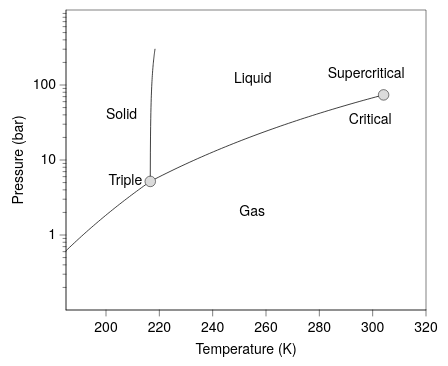

Express this chart as Vega-Lite.
### Vega-Lite specification from a JSON file in a GitHub repository (floating-point values rounded to 4 significant figures; data arrays with more than 128 entries replaced by an {"elided": "..."} marker saying what was removed)
{"background": null, "config": {"arc": {"fill": "#DBDBDB", "fillOpacity": 1.0, "innerRadius": 37.5, "padAngle": 0.03, "stroke": "black", "strokeOpacity": 1, "strokeWidth": 0.25}, "area": {"fill": "#DBDBDB", "fillOpacity": 1.0, "stroke": "black", "strokeOpacity": 1, "strokeWidth": 0.25}, "axis": {"domain": true, "domainCap": "round", "domainColor": "black", "domainWidth": 0.25, "grid": false, "gridCap": "round", "gridColor": "#F1F1F1", "gridDash": [0, 0], "gridOpacity": 1.0, "gridWidth": 0.25, "labelColor": "black", "labelFont": "Helvetica Neue", "labelFontSize": 7, "labelFontStyle": "normal", "labelFontWeight": 400, "offset": 0, "ticks": true, "tickCap": "round", "tickColor": "black", "tickRound": false, "tickSize": 3, "tickWidth": 0.25, "titleColor": "black", "titleFont": "Helvetica Neue", "titleFontSize": 7, "titleFontStyle": "normal", "titleFontWeight": 400}, "axisX": {"domain": true, "labelAlign": "center", "labelAngle": 0, "labels": true, "ticks": true, "translate": 0}, "axisY": {"domain": true, "labelAlign": "right", "labelAngle": 0, "labels": true, "ticks": true, "translate": 0}, "axisRight": {"domain": true, "labelAlign": "left", "labelAngle": 0, "labels": true, "ticks": true, "translate": 0}, "axisTop": {"domain": true, "labelAlign": "center", "labelAngle": 0, "labels": true, "ticks": true, "translate": 0}, "axisBand": {"tickOffset": 0}, "bar": {"fill": "#DBDBDB", "fillOpacity": 1.0, "stroke": "black", "strokeOpacity": 1, "strokeWidth": 0.25}, "boxplot": {"size": 13.5, "ticks": {"cornerRadius": 0.25, "fill": "black", "opacity": 1, "size": 6.75, "thickness": 0.25}, "box": {"fillOpacity": 1.0, "stroke": "black", "strokeOpacity": 1, "strokeWidth": 0.25}, "median": {"cornerRadius": 0, "fill": "black", "fillOpacity": 1.0, "opacity": 1, "size": 13.5, "thickness": 0.25}, "rule": {"fill": "black", "fillOpacity": 1.0, "size": 15.0, "stroke": "black", "strokeDash": [0, 0], "strokeOpacity": 1, "strokeWidth": 0.25}, "outliers": {"color": "black", "fill": "black", "fillOpacity": 1.0, "size": 0, "stroke": "black", "strokeOpacity": 1, "strokeWidth": 0.25}}, "circle": {"fill": "black", "fillOpacity": 1.0, "size": 0.75, "stroke": null, "strokeOpacity": 1, "strokeWidth": 0.25}, "errorband": {"band": {"fillOpacity": 0.6, "stroke": null, "strokeWidth": 0.25, "strokeOpacity": 1}, "borders": {"opacity": 0, "strokeOpacity": 0.25, "strokeWidth": 1}}, "errorbar": {"opacity": 1, "rule": {"strokeDash": [0, 0], "strokeWidth": 0.25}, "ticks": {"color": "black", "cornerRadius": 0.125, "opacity": 1, "size": 9.0, "thickness": 0.25}, "thickness": 0.25}, "font": "Helvetica Neue", "geoshape": {"fill": "#DBDBDB", "fillOpacity": 1.0, "stroke": "black", "strokeOpacity": 1, "strokeWidth": 0.25}, "header": {"labelColor": "black", "labelFont": "Helvetica Neue", "labelFontSize": 7, "labelFontStyle": "normal", "labelFontWeight": 400, "titleColor": "black", "titleFont": "Helvetica Neue", "titleFontSize": 7, "titleFontStyle": "normal", "titleFontWeight": 400, "titlePadding": 0}, "legend": {"disable": false, "offset": 4.5, "titlePadding": 4, "labelOffset": 2, "gradientLabelOffset": 2, "gradientLength": 75.0, "gradientThickness": 7.5, "gradientOpacity": 1.0, "gradientStrokeColor": "black", "gradientStrokeWidth": 0.25, "labelColor": "black", "labelFont": "Helvetica Neue", "labelFontSize": 7, "labelFontStyle": "normal", "labelFontWeight": 400, "strokeColor": "black", "strokeWidth": 0, "symbolSize": 42, "symbolStrokeColor": "black", "symbolStrokeWidth": 0.25, "titleColor": "black", "titleFont": "Helvetica Neue", "titleFontSize": 7, "titleFontStyle": "normal", "titleFontWeight": 400}, "line": {"color": "black", "stroke": "black", "strokeCap": "round", "strokeDash": [0, 0], "strokeOpacity": 1, "strokeWidth": 0.375}, "point": {"filled": true, "fill": "#DBDBDB", "fillOpacity": 1.0, "size": 7.5, "stroke": "black", "strokeOpacity": 1, "strokeWidth": 0.25}, "range": {"category": ["#C6D9F1", "#F1C9CB", "#FEF0B9", "#CEE37A", "#7AA8E0", "#E589A3", "#FDDD5D", "#68B961", "#4177B1", "#C35082", "#E5C227", "#438156"], "diverging": {"scheme": ["#C35082", "#CE6D94", "#D989A7", "#E2A4BA", "#EABFCE", "#F1DBE2", "#F6F6F6", "#D7E0EB", "#B9CBE0", "#9BB6D5", "#7DA1C9", "#5F8CBD", "#4177B1"]}, "heatmap": {"scheme": ["#32022B", "#43044D", "#4C196E", "#4D338C", "#484DA6", "#3A68BB", "#1D83CA", "#1D9CCB", "#23B5C9", "#28CDC5", "#4DE0B4", "#91EE9F"]}, "ordinal": {"scheme": ["#F1F1F1", "#DBDBDB", "#C6C6C6", "#B2B2B2", "#9D9D9D", "#898989", "#767676", "#636363", "#515151", "#404040", "#2F2F2F", "#1F1F1F"]}, "ramp": {"scheme": ["#32022B", "#43044D", "#4C196E", "#4D338C", "#484DA6", "#3A68BB", "#1D83CA", "#1D9CCB", "#23B5C9", "#28CDC5", "#4DE0B4", "#91EE9F"]}}, "rule": {"color": "black", "stroke": "black", "strokeCap": "round", "strokeDash": [2, 2], "strokeOpacity": 1, "strokeWidth": 0.25}, "scale": {"bandPaddingInner": 0.1, "bandPaddingOuter": 0.1, "round": false}, "rect": {"fill": "#DBDBDB", "fillOpacity": 1.0, "stroke": "black", "strokeOpacity": 1, "strokeWidth": 0.25}, "square": {"fill": "#DBDBDB", "fillOpacity": 1.0, "size": 15.0, "stroke": "black", "strokeOpacity": 1, "strokeWidth": 0.25}, "text": {"color": "black", "font": "Helvetica Neue", "fontSize": 7, "fontStyle": "normal", "fontWeight": 400}, "tick": {"color": "black", "cornerRadius": 0.125, "opacity": 1.0, "size": 13.5, "thickness": 0.25}, "title": {"anchor": "middle", "frame": "group", "color": "black", "font": "Helvetica Neue", "fontSize": 7, "fontStyle": "normal", "fontWeight": 400, "subtitleColor": "black", "subtitleFont": "Helvetica Neue", "subtitleFontSize": "Helvetica Neue", "subtitleFontStyle": "normal", "subtitleFontWeight": 400}, "trail": {"color": "black", "opacity": 1, "size": 0.375}, "view": {"continuousWidth": 180, "continuousHeight": 150, "discreteWidth": 180, "discreteHeight": 150, "fill": null, "stroke": "black", "strokeWidth": 0.25}}, "layer": [{"layer": [{"data": {"name": "data-8fe92955c799ebca20823ced94063bf8"}, "mark": {"type": "line"}, "encoding": {"detail": {"field": "boundary", "type": "nominal"}, "x": {"field": "T", "scale": {"domain": [185, 320], "nice": false}, "title": "Temperature (K)", "type": "quantitative"}, "y": {"axis": {"values": [1, 10, 100]}, "field": "P", "scale": {"domain": [1, 300], "nice": false, "type": "log"}, "title": "Pressure (bar)", "type": "quantitative"}}}, {"data": {"name": "data-552e38837a02bf9e1416e4e04ed8ceca"}, "mark": {"type": "point", "filled": true, "opacity": 1, "size": 28}, "encoding": {"x": {"field": "T", "type": "quantitative"}, "y": {"field": "P", "type": "quantitative"}}}, {"data": {"values": [{"__dysonsphere__": 1}]}, "mark": {"type": "text", "align": "left", "angle": 0, "baseline": "middle", "dx": 0, "dy": 0, "opacity": 1.0}, "encoding": {"text": {"value": "Solid"}, "x": {"datum": 200.0}, "y": {"datum": 40.0}}}, {"data": {"values": [{"__dysonsphere__": 1}]}, "mark": {"type": "text", "align": "left", "angle": 0, "baseline": "middle", "dx": 0, "dy": 0, "opacity": 1.0}, "encoding": {"text": {"value": "Liquid"}, "x": {"datum": 248.0}, "y": {"datum": 120.0}}}, {"data": {"values": [{"__dysonsphere__": 1}]}, "mark": {"type": "text", "align": "left", "angle": 0, "baseline": "middle", "dx": 0, "dy": 0, "opacity": 1.0}, "encoding": {"text": {"value": "Gas"}, "x": {"datum": 250.0}, "y": {"datum": 2.0}}}, {"data": {"values": [{"__dysonsphere__": 1}]}, "mark": {"type": "text", "align": "right", "angle": 0, "baseline": "middle", "dx": 0, "dy": 0, "opacity": 1.0}, "encoding": {"text": {"value": "Supercritical"}, "x": {"datum": 312.0}, "y": {"datum": 140.0}}}, {"data": {"values": [{"__dysonsphere__": 1}]}, "mark": {"type": "text", "align": "right", "angle": 0, "baseline": "middle", "dx": -4, "dy": 0, "opacity": 1.0}, "encoding": {"text": {"value": "Triple"}, "x": {"datum": 216.6}, "y": {"datum": 5.18}}}, {"data": {"values": [{"__dysonsphere__": 1}]}, "mark": {"type": "text", "align": "right", "angle": 0, "baseline": "middle", "dx": 4, "dy": 0, "opacity": 1.0}, "encoding": {"text": {"value": "Critical"}, "x": {"datum": 304.1}, "y": {"datum": 34.0}}}]}, {"data": {"name": "data-8fe92955c799ebca20823ced94063bf8"}, "mark": {"type": "point", "opacity": 0}, "encoding": {"y": {"axis": {"domain": false, "grid": false, "labels": false, "orient": "left", "tickSize": 1.5, "ticks": true, "values": [0.2, 0.3, 0.4, 0.5, 0.6, 0.7, 0.8, 0.9, 2, 3, 4, 5, 6, 7, 8, 9, 20, 30, 40, 50, 60, 70, 80, 90, 200, 300, 400, 500, 600, 700, 800, 900]}, "field": "P", "scale": {"base": 10, "domain": [0.1, 1000], "type": "log"}, "title": null, "type": "quantitative"}}}], "resolve": {"axis": {"y": "independent"}}, "$schema": "https://vega.github.io/schema/vega-lite/v6.4.1.json", "datasets": {"data-8fe92955c799ebca20823ced94063bf8": {"elided": "150 records"}, "data-552e38837a02bf9e1416e4e04ed8ceca": [{"T": 216.6, "P": 5.18}, {"T": 304.1, "P": 73.8}]}}
